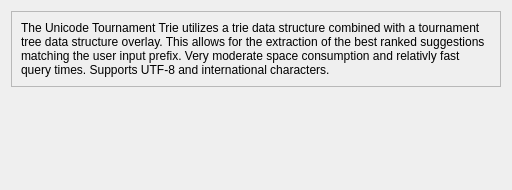
<?xml version="1.0" encoding="UTF-8"?>
<ui version="4.0">
 <class>UTTSettingsDialog</class>
 <widget class="QWidget" name="UTTSettingsDialog">
  <property name="geometry">
   <rect>
    <x>0</x>
    <y>0</y>
    <width>512</width>
    <height>190</height>
   </rect>
  </property>
  <property name="windowTitle">
   <string>Unicode Tournament Trie Settings</string>
  </property>
  <layout class="QVBoxLayout" name="verticalLayout_2">
   <item>
    <widget class="QFrame" name="frame">
     <property name="frameShape">
      <enum>QFrame::StyledPanel</enum>
     </property>
     <property name="frameShadow">
      <enum>QFrame::Raised</enum>
     </property>
     <layout class="QVBoxLayout" name="verticalLayout">
      <item>
       <widget class="QLabel" name="label">
        <property name="text">
         <string>The Unicode Tournament Trie utilizes a trie data structure combined with a tournament tree data structure overlay. This allows for the extraction of the best ranked suggestions matching the user input prefix. Very moderate space consumption and relativly fast query times. Supports UTF-8 and international characters.</string>
        </property>
        <property name="wordWrap">
         <bool>true</bool>
        </property>
       </widget>
      </item>
     </layout>
    </widget>
   </item>
   <item>
    <spacer name="verticalSpacer">
     <property name="orientation">
      <enum>Qt::Vertical</enum>
     </property>
     <property name="sizeHint" stdset="0">
      <size>
       <width>20</width>
       <height>40</height>
      </size>
     </property>
    </spacer>
   </item>
  </layout>
 </widget>
 <resources/>
 <connections/>
</ui>
